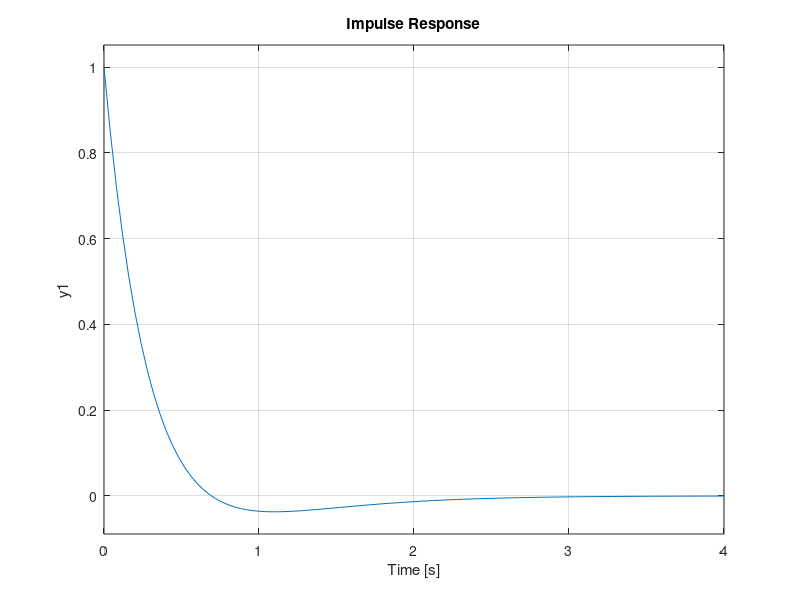
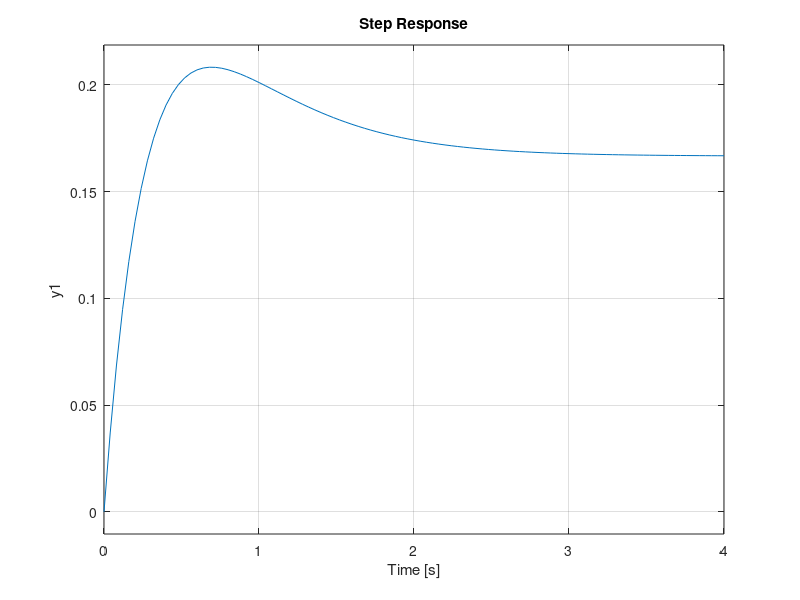

Write MATLAB code to recreate these figures, in order.
% Esempio di creazione della risposta all'impulso e al gradino di un
% sistema.
%
% M. Scarpiniti (Dip. DIET - Sapienza Università di Roma)

num = [1  1];
den = [1  5  6];
H = tf(num, den);
impulse(H);
figure;
step(H);